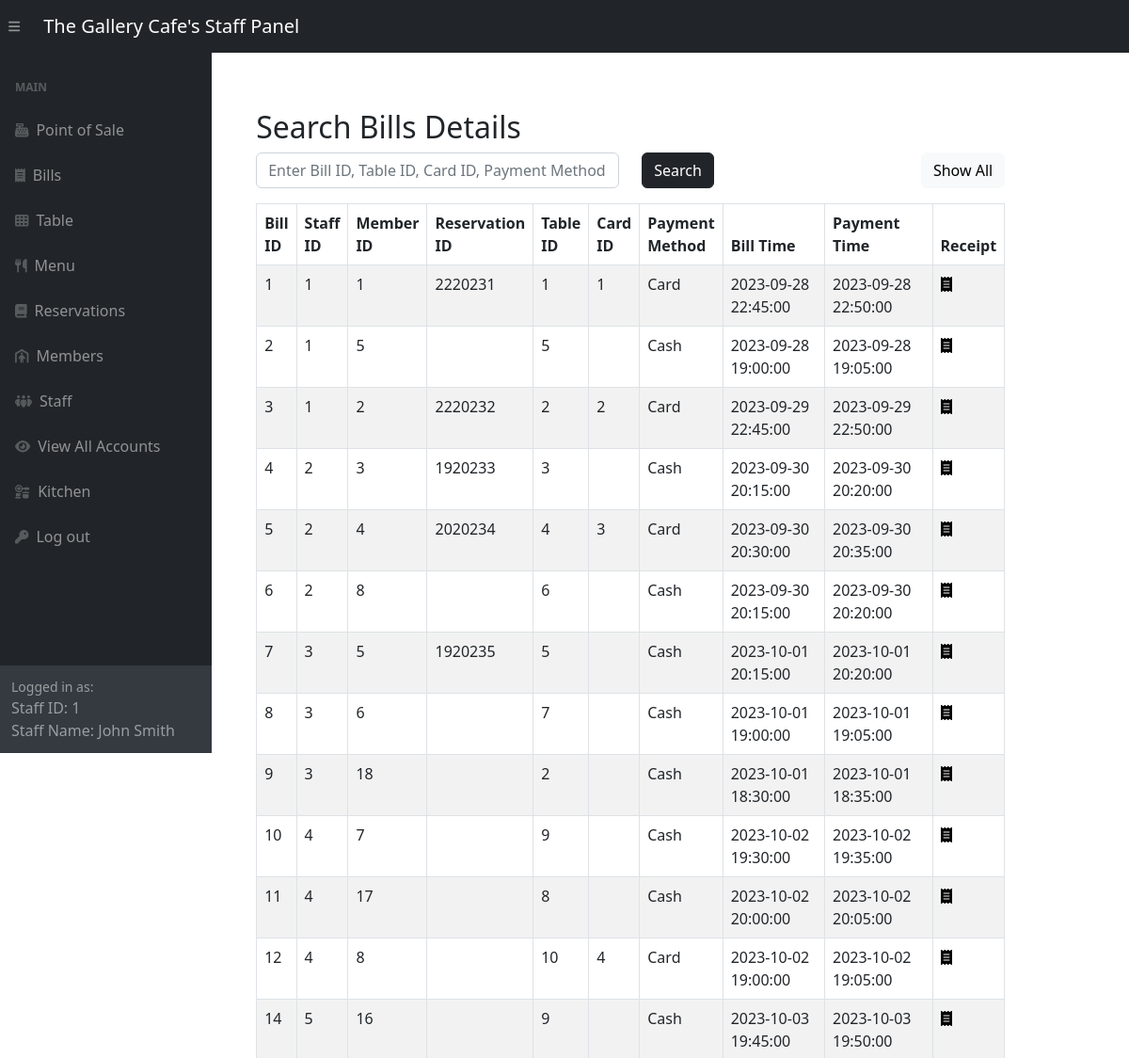
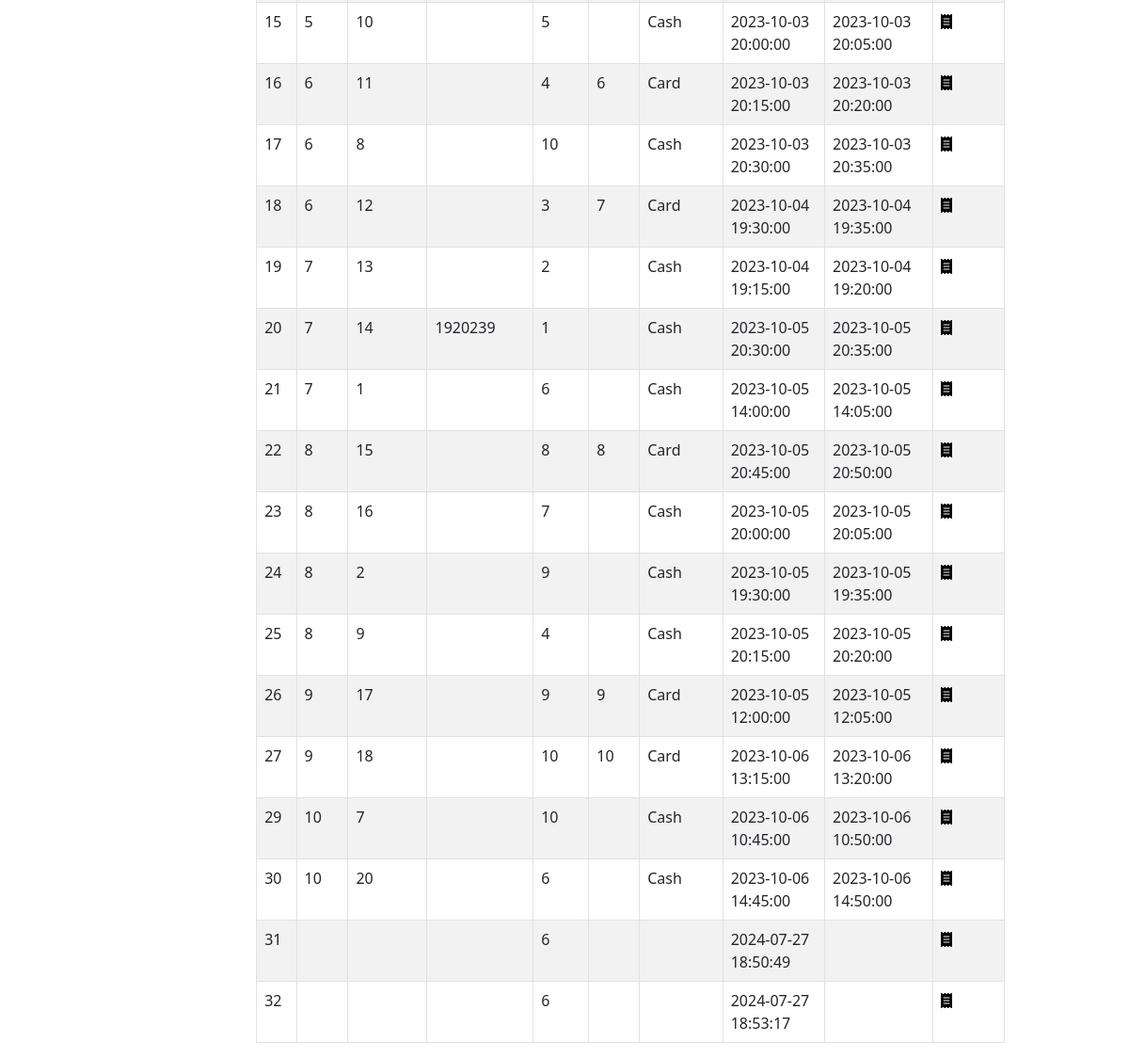
Page /adminSide/panel/bill-panel.php (signed in) on the committed database (2 pictures, top to bottom).
### tables this page shows
CREATE TABLE `bills` (
  `bill_id` int(11) NOT NULL,
  `staff_id` int(11) DEFAULT NULL,
  `member_id` int(11) DEFAULT NULL,
  `reservation_id` int(11) DEFAULT NULL,
  `table_id` int(11) DEFAULT NULL,
  `card_id` int(11) DEFAULT NULL,
  `payment_method` varchar(255) DEFAULT NULL,
  `bill_time` datetime DEFAULT NULL,
  `payment_time` datetime DEFAULT NULL
);

### adminSide/panel/bill-panel.php (the view, shortened to what this page needs)
<?php include '../inc/dashHeader.php'; ?>
<div class="wrapper">
    <div class="container-fluid pt-5 pl-600">
        <div class="row">
            <div class="m-50">
                <div class="mt-5 mb-3">
                    <h2 class="pull-left">Search Bills Details</h2>
                    <form method="POST" action="#">
                        <div class="row">
                            <div class="col-md-6">
                                <input required type="text" id="search" name="search" class="form-control" placeholder="Enter Bill ID, Table ID, Card ID, Payment Method">
                            </div>
                            <div class="col-md-3">
                                <button type="submit" class="btn btn-dark">Search</button>
                            </div>
                            <div class="col" style="text-align: right;" >
                                <a href="bill-panel.php" class="btn btn-light">Show All</a>
                            </div>
                        </div>
                    </form>
                </div>
                <?php
                require_once "../config.php";
                if (isset($_POST['search'])) {
                    if (!empty($_POST['search'])) {
                        $search = $_POST['search'];
                        $sql = "SELECT * FROM Bills WHERE table_id LIKE '%$search%' OR payment_method LIKE '%$search%' OR bill_id LIKE '%$search%' OR card_id LIKE '%$search%'";
                    } else {
                        $sql = "SELECT * FROM Bills ORDER BY bill_id;";
                    }
                } else {
                    $sql = "SELECT * FROM Bills ORDER BY bill_id;";
                }
                if ($result = mysqli_query($link, $sql)) {
                    if (mysqli_num_rows($result) > 0) {
                        echo '<table class="table table-bordered table-striped" >';
                        echo "<thead>";
                        echo "<tr>";
                        echo "<th>Bill ID</th>";
                        echo "<th>Staff ID</th>";
                        echo "<th>Member ID</th>";
                        echo "<th>Reservation ID</th>";
                        echo "<th>Table ID</th>";
                        echo "<th>Card ID</th>";
                        echo "<th>Payment Method</th>";
                        echo "<th style='width:13em'>Bill Time</th>";
                        echo "<th style='width:13em'>Payment Time</th>";
                        echo "<th>Receipt</th>";
                        echo "</tr>";
                        echo "</thead>";
                        echo "<tbody>";
                        while ($row = mysqli_fetch_array($result)) {
                            echo "<tr>";
                            echo "<td>" . $row['bill_id'] . "</td>";
                            echo "<td>" . $row['staff_id'] . "</td>";
                            echo "<td>" . $row['member_id'] . "</td>";
                            echo "<td>" . $row['reservation_id'] . "</td>";
                            echo "<td>" . $row['table_id'] . "</td>";
                            echo "<td>" . $row['card_id'] . "</td>";
                            echo "<td>" . $row['payment_method'] . "</td>";
                            echo "<td>" . $row['bill_time'] . "</td>";
                            echo "<td>" . $row['payment_time'] . "</td>";
                            echo "<td>";
                            echo '<a href="../posBackend/receipt.php?bill_id='. $row['bill_id'] .'" title="Receipt" data-toggle="tooltip"><span class="fa fa-receipt text-black"></span></a>';
                            echo "</td>";
                            echo "</tr>";
                        }
                        echo "</tbody>";
                        echo "</table>";
                    } else {
                        echo '<div class="alert alert-danger"><em>No records were found.</em></div>';
                    }
                } else {
                    echo "Oops! Something went wrong. Please try again later.";
                }
                ?>
            </div>
        </div>
    </div>
</div>
<?php include '../inc/dashFooter.php'; ?>

### adminSide/panel/bill-panel.php (style rules this page uses)
.wrapper { width: 85%; padding-left: 200px; padding-top: 20px }

### rows in the picture
bills: bill_id "1", staff "1", member "1", reservation "2220231", table "1", card "1", payment_method "Card", bill_time "2023-09-28 22:45:00", payment_time "2023-09-28 22:50:00"
bills: bill_id "2", staff "1", member "5", table "5", payment_method "Cash", bill_time "2023-09-28 19:00:00", payment_time "2023-09-28 19:05:00"
bills: bill_id "3", staff "1", member "2", reservation "2220232", table "2", card "2", payment_method "Card", bill_time "2023-09-29 22:45:00", payment_time "2023-09-29 22:50:00"
bills: bill_id "4", staff "2", member "3", reservation "1920233", table "3", payment_method "Cash", bill_time "2023-09-30 20:15:00", payment_time "2023-09-30 20:20:00"
bills: bill_id "5", staff "2", member "4", reservation "2020234", table "4", card "3", payment_method "Card", bill_time "2023-09-30 20:30:00", payment_time "2023-09-30 20:35:00"
bills: bill_id "6", staff "2", member "8", table "6", payment_method "Cash", bill_time "2023-09-30 20:15:00", payment_time "2023-09-30 20:20:00"
bills: bill_id "7", staff "3", member "5", reservation "1920235", table "5", payment_method "Cash", bill_time "2023-10-01 20:15:00", payment_time "2023-10-01 20:20:00"
bills: bill_id "8", staff "3", member "6", table "7", payment_method "Cash", bill_time "2023-10-01 19:00:00", payment_time "2023-10-01 19:05:00"
bills: bill_id "9", staff "3", member "18", table "2", payment_method "Cash", bill_time "2023-10-01 18:30:00", payment_time "2023-10-01 18:35:00"
bills: bill_id "10", staff "4", member "7", table "9", payment_method "Cash", bill_time "2023-10-02 19:30:00", payment_time "2023-10-02 19:35:00"
bills: bill_id "11", staff "4", member "17", table "8", payment_method "Cash", bill_time "2023-10-02 20:00:00", payment_time "2023-10-02 20:05:00"
bills: bill_id "12", staff "4", member "8", table "10", card "4", payment_method "Card", bill_time "2023-10-02 19:00:00", payment_time "2023-10-02 19:05:00"
bills: bill_id "14", staff "5", member "16", table "9", payment_method "Cash", bill_time "2023-10-03 19:45:00", payment_time "2023-10-03 19:50:00"
bills: bill_id "15", staff "5", member "10", table "5", payment_method "Cash", bill_time "2023-10-03 20:00:00", payment_time "2023-10-03 20:05:00"
bills: bill_id "16", staff "6", member "11", table "4", card "6", payment_method "Card", bill_time "2023-10-03 20:15:00", payment_time "2023-10-03 20:20:00"
bills: bill_id "17", staff "6", member "8", table "10", payment_method "Cash", bill_time "2023-10-03 20:30:00", payment_time "2023-10-03 20:35:00"
bills: bill_id "18", staff "6", member "12", table "3", card "7", payment_method "Card", bill_time "2023-10-04 19:30:00", payment_time "2023-10-04 19:35:00"
bills: bill_id "19", staff "7", member "13", table "2", payment_method "Cash", bill_time "2023-10-04 19:15:00", payment_time "2023-10-04 19:20:00"
bills: bill_id "20", staff "7", member "14", reservation "1920239", table "1", payment_method "Cash", bill_time "2023-10-05 20:30:00", payment_time "2023-10-05 20:35:00"
bills: bill_id "21", staff "7", member "1", table "6", payment_method "Cash", bill_time "2023-10-05 14:00:00", payment_time "2023-10-05 14:05:00"
bills: bill_id "22", staff "8", member "15", table "8", card "8", payment_method "Card", bill_time "2023-10-05 20:45:00", payment_time "2023-10-05 20:50:00"
bills: bill_id "23", staff "8", member "16", table "7", payment_method "Cash", bill_time "2023-10-05 20:00:00", payment_time "2023-10-05 20:05:00"
bills: bill_id "24", staff "8", member "2", table "9", payment_method "Cash", bill_time "2023-10-05 19:30:00", payment_time "2023-10-05 19:35:00"
bills: bill_id "25", staff "8", member "9", table "4", payment_method "Cash", bill_time "2023-10-05 20:15:00", payment_time "2023-10-05 20:20:00"
bills: bill_id "26", staff "9", member "17", table "9", card "9", payment_method "Card", bill_time "2023-10-05 12:00:00", payment_time "2023-10-05 12:05:00"
bills: bill_id "27", staff "9", member "18", table "10", card "10", payment_method "Card", bill_time "2023-10-06 13:15:00", payment_time "2023-10-06 13:20:00"
bills: bill_id "29", staff "10", member "7", table "10", payment_method "Cash", bill_time "2023-10-06 10:45:00", payment_time "2023-10-06 10:50:00"
bills: bill_id "30", staff "10", member "20", table "6", payment_method "Cash", bill_time "2023-10-06 14:45:00", payment_time "2023-10-06 14:50:00"
bills: bill_id "31", table "6", bill_time "2024-07-27 18:50:49"
bills: bill_id "32", table "6", bill_time "2024-07-27 18:53:17"

### other values in the picture
$_SESSION['logged_account_id'] "1"
$_SESSION['logged_staff_name'] "John Smith"
